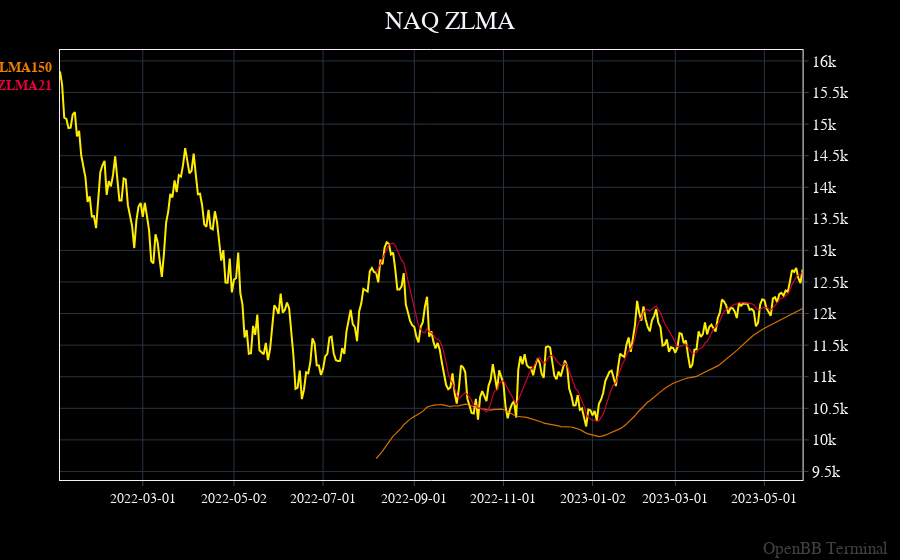

Here is the notebook cell this chart was saved with:
### Code cell
es = openbb.stocks.load("^IXIC", start_date = '2022-01-01')

openbb.ta.ma_chart(
    data = es['Adj Close'],
    symbol = 'NAQ',
    ma_type = 'ZLMA',
    window = [21, 150])

### Figure 1 — Plotly figure (JSON) as saved in the notebook; plotly's stock layout.template omitted (floating-point values rounded to 4 significant figures; data arrays with more than 128 entries replaced by an {"elided": "..."} marker saying what was removed)
{"data": [{"connectgaps": true, "hovertemplate": "%{y}<extra></extra>", "name": "NAQ ZLMA Close", "type": "scatter", "x": {"elided": "351 str values"}, "xaxis": "x", "y": {"elided": "351 float values"}, "yaxis": "y"}, {"connectgaps": true, "hovertemplate": "%{y}<extra></extra>", "line": {"color": "#ef7d00", "width": 1.2}, "mode": "lines", "name": "ZLMA_150", "opacity": 0.9, "type": "scatter", "x": {"elided": "351 str values"}, "xaxis": "x", "y": {"elided": "351 float values"}, "yaxis": "y"}, {"connectgaps": true, "hovertemplate": "%{y}<extra></extra>", "line": {"color": "#e4003a", "width": 1.2}, "mode": "lines", "name": "ZLMA_21", "opacity": 0.9, "type": "scatter", "x": {"elided": "351 str values"}, "xaxis": "x", "xhoverformat": "%Y-%m-%d", "y": {"elided": "351 float values"}, "yaxis": "y"}], "layout": {"annotations": [{"font": {"color": "#ef7d00", "size": 14}, "opacity": 1, "text": "<b>ZLMA150</b>", "x": 0, "xanchor": "right", "xref": "paper", "xshift": -6, "y": 0.98, "yref": "paper", "yshift": 0}, {"font": {"color": "#e4003a", "size": 14}, "opacity": 1, "text": "<b>ZLMA21</b>", "x": 0, "xanchor": "right", "xref": "paper", "xshift": -6, "y": 0.98, "yref": "paper", "yshift": -18}, {"font": {"color": "gray", "size": 17}, "opacity": 0.5, "text": "OpenBB Terminal", "x": 1, "xanchor": "right", "xref": "paper", "xshift": 40, "y": 0, "yanchor": "bottom", "yref": "paper", "yshift": -80}], "bargap": 0, "bargroupgap": 0, "barmode": "overlay", "hoverdistance": 2, "legend": {"groupclick": "toggleitem", "orientation": "v", "tracegroupgap": 133.3}, "margin": {"b": 80, "l": 60, "r": 50, "t": 50}, "modebar": {"activecolor": "#d1030d", "bgcolor": "#2A2A2A", "color": "#FFFFFF", "orientation": "v"}, "newshape": {"line": {"color": "gold"}}, "showlegend": false, "spikedistance": 2, "title": {"text": "NAQ ZLMA", "x": 0.5, "xanchor": "center", "y": 0.98, "yanchor": "top"}, "xaxis": {"anchor": "y", "domain": [0, 0.94], "matches": "x3", "rangebreaks": [{"bounds": ["sat", "mon"]}, {"values": ["2022-04-15T00:00:00", "2022-09-05T00:00:00", "2022-02-21T00:00:00", "2022-07-04T00:00:00", "2022-11-24T00:00:00", "2023-01-02T00:00:00", "2023-04-07T00:00:00", "2023-02-20T00:00:00", "2022-05-30T00:00:00", "2023-01-16T00:00:00", "2022-01-17T00:00:00", "2022-06-20T00:00:00", "2022-12-26T00:00:00"]}], "showticklabels": true, "tickformatstops": [{"dtickrange": [null, 604800000], "value": "%Y-%m-%d"}, {"dtickrange": [604800000, "M1"], "value": "%Y-%m-%d"}, {"dtickrange": ["M1", null], "value": "%Y-%m-%d"}], "type": "date"}, "yaxis": {"anchor": "x", "domain": [0, 1], "nticks": 15, "tickfont": {"size": 16}}, "yaxis2": {"anchor": "x", "overlaying": "y", "side": "right"}}}
